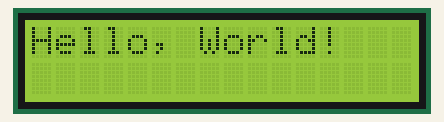
This sketch was run on a simulated Arduino Uno, built with avr-gcc and run on an emulated ATmega328P. Parts: 16×2 character LCD.

Above: at 0.1 s.
At 1.1 s:
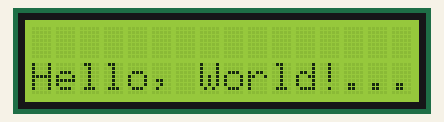

Measured:
- what the display in image 1 shows lasts 1.0 s, from 1.1 s to 2.1 s

The sketch:

LCD_ESP.ino
```cpp
#include <LiquidCrystal_I2C.h>

LiquidCrystal_I2C lcd(0x27, 16, 2);

void setup(){
  // initialize LCD
  lcd.init();
  // turn on LCD backlight
  lcd.backlight();
}

void loop(){
  // set cursor to first column, first row
  lcd.setCursor(0, 0);
  // print message
  lcd.print("Hello, World!");
  delay(1000);
  // clears the display to print new message
  lcd.clear();
  // set cursor to first column, second row
  lcd.setCursor(0,1);
  lcd.print("Hello, World!...");
  delay(1000);
  lcd.clear();
}
```
